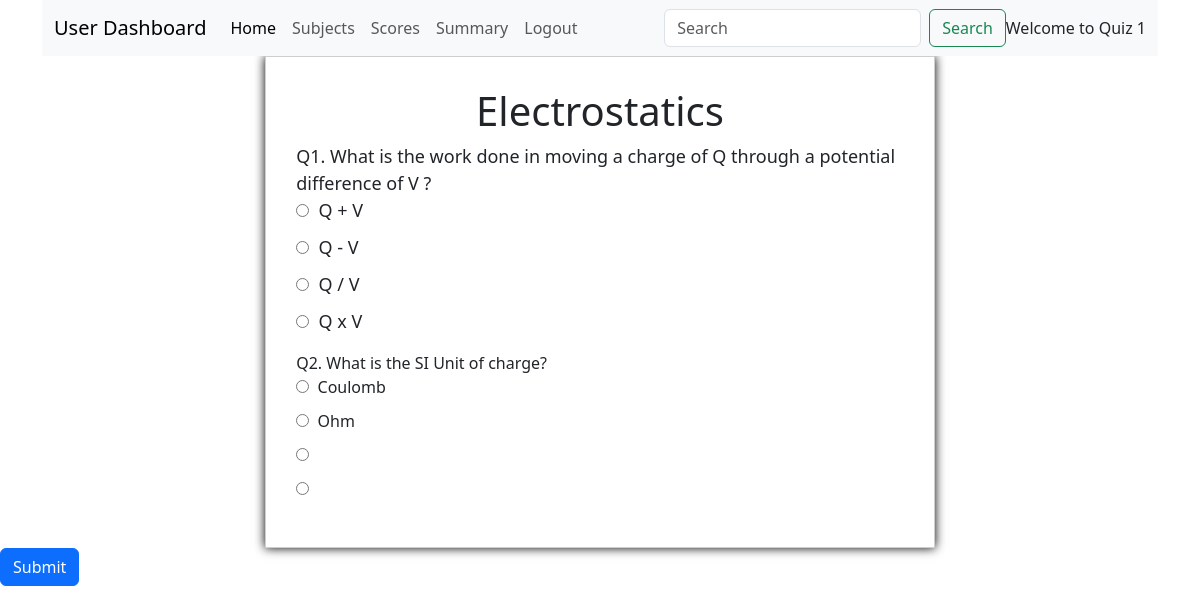
The page /attempt_quiz/1/Quiz 1 on the database as committed earlier.
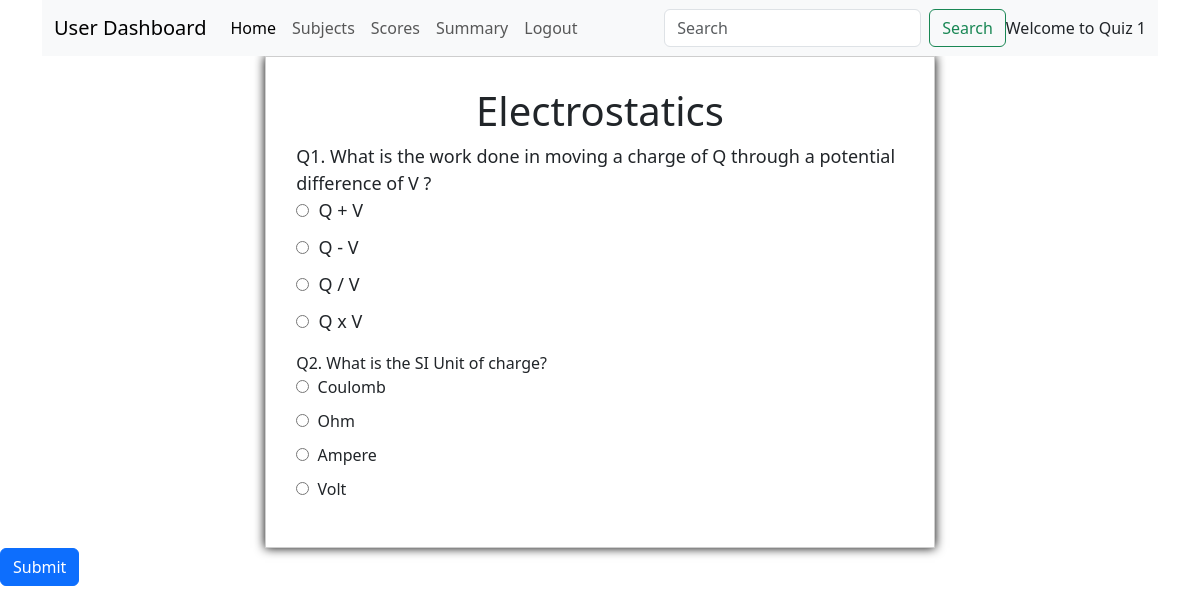
The same page on the database as committed later.
### backend/models.py (models this page shows)
class Quiz(db.Model):
  __tablename__="quiz"
  q_id=db.Column(db.Integer, primary_key=True, nullable=False)
  name=db.Column(db.String, nullable=False)
  chapter_id=db.Column(db.Integer, db.ForeignKey("chapter.ch_id"), nullable=False)
  date_of_quiz=db.Column(db.DateTime, nullable=False, default=datetime.now())
  time_duration=db.Column(db.Integer, nullable=True, default=60)
  remarks=db.Column(db.String)
  questions=db.relationship("Question", cascade="all,delete", backref="quiz", lazy=True)
  scores=db.relationship("Scores", cascade="all,delete", backref="quiz", lazy=True)

class Chapter(db.Model):
  __tablename__="chapter"
  ch_id=db.Column(db.Integer, primary_key=True, nullable=False)
  subject_id=db.Column(db.Integer, db.ForeignKey("subject.sub_id"), nullable=False)
  name=db.Column(db.String, nullable=False)
  description=db.Column(db.String)
  quizes=db.relationship("Quiz", cascade="all,delete", backref="chapter", lazy=True)

class Question(db.Model):
  __tablename__="question"
  ques_id=db.Column(db.Integer, primary_key=True, nullable=False)
  quiz_id=db.Column(db.Integer, db.ForeignKey("quiz.q_id"), nullable=False)
  question_statement=db.Column(db.String, nullable=False)
  q_title=db.Column(db.String, nullable=False)
  option_1=db.Column(db.String, nullable=False)
  option_2=db.Column(db.String, nullable=False)
  option_3=db.Column(db.String, nullable=False)
  option_4=db.Column(db.String, nullable=False)
  correct_option=db.Column(db.Integer, nullable=False)

### backend/controllers.py (the view, shortened to what this page needs)
@app.route('/attempt_quiz/<int:quiz_id>/<string:name>', methods=['GET','POST'])
def mainquiz(quiz_id, name):
  if request.method == 'GET':
    quiz = db.session.query(Quiz).filter(Quiz.q_id == quiz_id).first()
    questions = db.session.query(Question).filter(Question.quiz_id == quiz_id).all()
    return render_template('user_mainquiz.html', quiz=quiz, questions=questions, name=name)

### templates/user_mainquiz.html (shortened to what this page needs)
<!DOCTYPE html>
<html lang="en">
<head>
  <link href="https://cdn.jsdelivr.net/npm/bootstrap@5.3.3/dist/css/bootstrap.min.css" rel="stylesheet">
  <link href="https://cdn.jsdelivr.net/npm/bootstrap-icons/font/bootstrap-icons.css" rel="stylesheet">
  <link href="/static/style/user_dashboard.css" rel="stylesheet">
</head>
<body>
  <div class="container new-container">
    <nav class="navbar navbar-expand-lg bg-body-tertiary">
      <div class="container-fluid">
        <a class="navbar-brand" href="#">User Dashboard</a>
        <div class="collapse navbar-collapse" id="navbarSupportedContent">
          <ul class="navbar-nav me-auto mb-2 mb-lg-0">
            <li class="nav-item">
              <a class="nav-link active" aria-current="page" href="/user_dashboard/{{name}}">Home</a>
            </li>
            <li class="nav-item">
              <a class="nav-link" href="/explore_subject/{{name}}">Subjects</a>
            </li>
            <li class="nav-item">
              <a class="nav-link" href="#">Scores</a>
            </li>
            <li class="nav-item">
              <a class="nav-link" href="#">Summary</a>
            </li>
            <li class="nav-item">
              <a class="nav-link" onclick="window.location.href='/'">Logout</a>
            </li>
          </ul>
          <form class="d-flex" role="search" method="POST" action="">
            <input class="form-control me-2" type="search" placeholder="Search" aria-label="Search">
            <button class="btn btn-outline-success" type="submit">Search</button>
          </form>
          <span class="nav=text">
            Welcome to {{name}}
          </span>
        </div>
      </div>
    </nav>
    <div class="quiz-container">
      <h1 style="text-align: center;">{{quiz.chapter.name}} {{quiz.q_title}}</h1>
      <form method="POST" action="/attempt_quiz/{{quiz.q_id}}/{{name}}" >
        <div class="question">
        {% for question in questions %}
        <div  name="question_{{question.ques_id}}" id="question">Q{{loop.index}}. {{question.question_statement}}</div>
        <ul class="options">
          <li class="option"><input type="radio" name="{{question.ques_id}}" id="option_1" value="1" ><label for="question">&nbsp; {{question.option_1}}</label></li>
          <li class="option"><input type="radio" name="{{question.ques_id}}" id="option_2" value="2"  ><label for="question">&nbsp; {{question.option_2}}</label></li>
          <li class="option"><input type="radio" name="{{question.ques_id}}" id="option_3" value="3" ><label for="question">&nbsp; {{question.option_3}}</label></li>
          <li class="option"><input type="radio" name="{{question.ques_id}}" id="option_4" value="4"  ><label for="question">&nbsp; {{question.option_4}}</label></li>
        </ul>
      </div>
      {% endfor %}
    </div>
    <div class="mb-3 center">
      <button type="submit" class="btn btn-primary">Submit</button>
    </div>
</body>

### static/style/user_dashboard.css (style rules this page uses)
.quiz-container { margin: auto; border: 1px solid #ccccccf5; width: 60%; padding: 30px; box-shadow: 0 0 10px black; }
.question { font-size: 18px; }
.options { list-style-type: none; padding: 0; }
.option { margin-bottom: 10px; }
li a { cursor: pointer; }

Rows that differ between the two databases and show on the page:
changed Question "What is the SI Unit of charge?": option_3 (not shown) → "Ampere"; option_4 (not shown) → "Volt"
